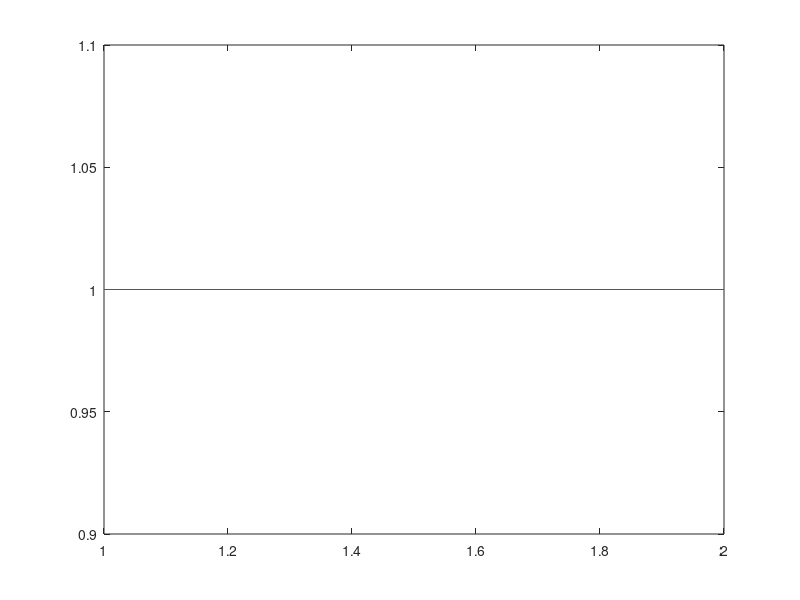

Write the MATLAB code that produced this figure.
clear all;
close all;
filelst = dir(fullfile('cnned/input', '*.png'))
ssim_array = size(length(filelst));
ssim_index = size(length(filelst));

for i = 1:length(filelst)
    filename = "cnned/input/" + filelst(i).name;
    i_img_data = imread(filename);
    i_img_data = imresize(i_img_data, [141, 110]);
    filename = "cnned/output/" + filelst(i).name;
    o_img_data = imread(filename);
    o_img_data = imresize(o_img_data, [141, 110]);
    figure(1);
    mesh(i_img_data);
    figure(2);
    mesh(o_img_data);

    K = [0.03 0.03];
    window = ones(10);
    L = 100;
    [score , ssim_map] = ssim(i_img_data, o_img_data, K, window, L);
    %figure(i);
    imshow(ssim_map,[]);
    ssim_array(i) = score; 
    ssim_index(i) = i;
    
end

figure(4);
plot(ssim_array);
